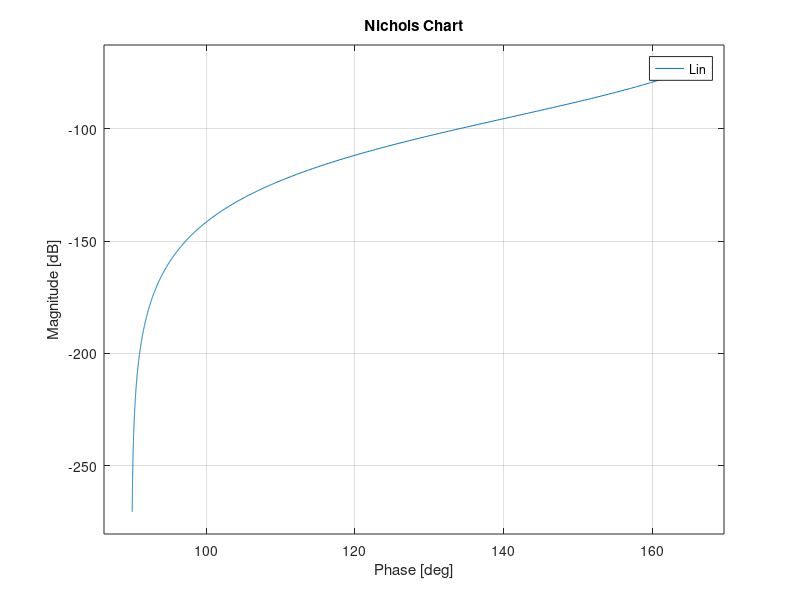

Here is the MATLAB script that generated this plot: (Note: this script raises an error after producing the figure.)
s=tf('s');
Gp=-1/(0.1*s^2+12.5*s);
pole(Gp)
Kp=-1/12.5;
Gs=5;
Ga=3;
Gd=1;
Gr=1;
Da0=222*10^-2;
as=5*10^-3;

wsm=2500;
Kd=1;


Gf=1/(Kd*Gs);

MTHF=10^-4*Gs/as;
MTHFdb=20*log10(MTHF);

wh=wsm*10^(MTHFdb/40);

tr=0.05;
ts5=0.1;
alpha=0.05;

smor=sqrt(log(0.08)^2/(pi^2+log(0.08)^2));
Tp=1/(2*smor*sqrt(1-smor^2));
Tpdb=20*log10(Tp);
Sp=2*smor*sqrt(2+4*smor^2+2*sqrt(1+8*smor^2))/(sqrt(1+8*smor^2)+4*smor^2-1);
Spdb=20*log10(Sp);
wcMIN1=(pi-acos(smor))*sqrt(sqrt(1+4*smor^4)-2*smor^2)/(tr*sqrt(1-smor^2));
wcMIN2=-log(alpha)*sqrt(sqrt(1+4*smor^4)-2*smor^2)/smor/ts5;

Kc=-1;
Gc=Kc/s;

Lin=minreal(zpk(Gc*Ga*Gp*Gs*Gf));

figure(1)
nichols(Lin)
hold on

figure(1)
myngridst(Tp,Sp)
hold on

wcdes=90;

wnormz=100;
z=wcdes/wnormz;
Rz=1+s/z;

Gc=Gc*Rz;

Lin=minreal(zpk(Gc*Ga*Gp*Gs*Gf));

figure(1)
nichols(Lin)
hold on

md=16;
wnormd=0.22;
zd=wcdes/wnormd;

Rd=(1+s/zd)/(1+s/(md*zd));

Gc=Gc*Rd;


% figure(3)
% bodemag(T)
% hold on



Lfin=minreal(zpk(Gc*Ga*Gp*Gs*Gf));

figure(1)
nichols(Lfin)
hold on

Kc=10^(52.2/20);

Gc=Gc*Kc;

Lfin=minreal(zpk(Gc*Ga*Gp*Gs*Gf));

figure(1)
nichols(Lfin)
hold on

T=Lfin/(1+Lfin);
time=[0:tr/100:5];

figure(2)
step(T/(Gs*Gf),time)
hold on

[mg,ph]=bode(T,2500);
MTHFdb
20*log10(mg)
